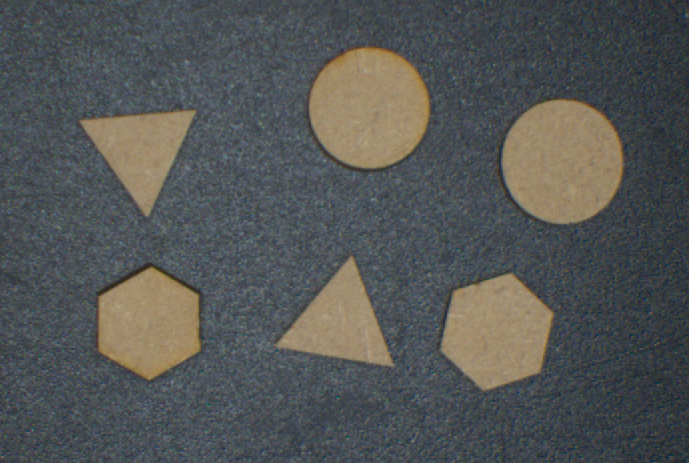
#> input picture InterfacageNumerique/TP/bloc_VI/2027/codes/_data/formes_blanc_30ms.png, 689 x 463 px, found by its file name
$ python 112b_detection_forme_blur.py
#> lines starting #> are read from the running program, lines starting #| are printed output that depends on the picture; after the words box and inside, x2 and y2 are one past the last pixel; in counts of white or black regions, pixels touching at a corner belong together
### InterfacageNumerique/TP/bloc_VI/2027/codes/_step_by_step_S6/_libs/form_detection.py
import cv2
import numpy as np

def detect_contours(image):
    """
    :param image:     Contour fourni par la fonction cv2.findContours
    :param min_area:    Surface minimale à détecter
    :param approx_factor:   Facteur d'approximation des formes
    :return:            contours, len of contours
    """
    edges = cv2.Canny(image, 50, 150)
    contours, _ = cv2.findContours(image, cv2.RETR_LIST, cv2.CHAIN_APPROX_TC89_KCOS)
    contours = sorted(contours, key=cv2.contourArea, reverse=True)
    return contours, len(contours)


# [119 lines left out: functions display_contours, sort_square, display_contours_dict, get_masks_contours, get_masks_contours_dict, detect_shape and 2 more, not called in this run]

### InterfacageNumerique/TP/bloc_VI/2027/codes/_step_by_step_S6/_libs/image_lib.py
import cv2
import numpy as np
from lensepy.utils.images import get_screen_size

DISPLAY_RATIO = 0.8

def display_image(image, disp_ratio=DISPLAY_RATIO):
    height, width = get_screen_size()
    # --- Image display ---
    max_w = int(width * disp_ratio)
    max_h = int(height * disp_ratio)
    h_src, w_src = image.shape[:2]
    scale = min(max_w / w_src, max_h / h_src)
    new_w = int(w_src * scale)
    new_h = int(h_src * scale)
    display = cv2.resize(image, (new_w, new_h))
    return display, scale


# [81 lines left out: functions generate_histogram, rotate_image, scale_image, not called in this run]

### InterfacageNumerique/TP/bloc_VI/2027/codes/_step_by_step_S6/seance1/112b_detection_forme_blur.py
import sys
sys.path.append("../_libs/")

import cv2
from image_lib import display_image, generate_histogram
from form_detection import *


# Parameters
dir_image_path = '../_data/'
DISP_RATIO = 0.6

file_path = dir_image_path+'forms_vi.png'
file_path2 = dir_image_path+'formes_blanc_30ms.png'
MIN_AREA = 0.01
APPROX_FACTOR = 0.01
N_SIZE = 11


def main():
    # ---
    img_gray = cv2.imread(file_path2, cv2.IMREAD_GRAYSCALE)
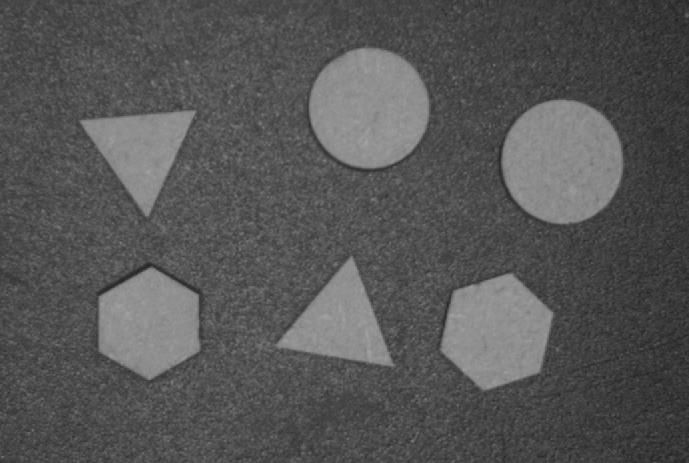
#> img_gray: shape (463, 689); min 34, max 164, mean 85.9
    # --- Optimization ?
    img_blur = cv2.GaussianBlur(img_gray, (N_SIZE, N_SIZE), 2)
    # --- Optimization ?
    _, img_thresh = cv2.threshold(
        img_blur, 0, 255, cv2.THRESH_BINARY_INV + cv2.THRESH_OTSU
    )
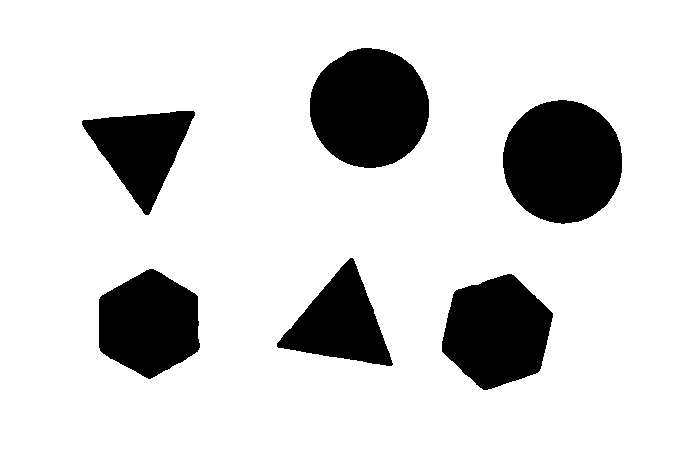
#> img_thresh: shape (463, 689); 83.5% white; 6 black regions, box (x1, y1, x2, y2) and area: (503, 100, 622, 224) 11585, (310, 48, 429, 168) 11183, (442, 274, 553, 390) 9242, (99, 269, 200, 379) 8286, (277, 258, 393, 366) 6306, (82, 111, 195, 215) 6135
    # --- Output image (color) ---
    img_out = cv2.cvtColor(img_gray, cv2.COLOR_GRAY2BGR)

    # --- Contours detection ---
    contours, nb_contours = detect_contours(img_gray)
#> in detect_contours, `edges = cv2.Canny(image, 50, 150)`:
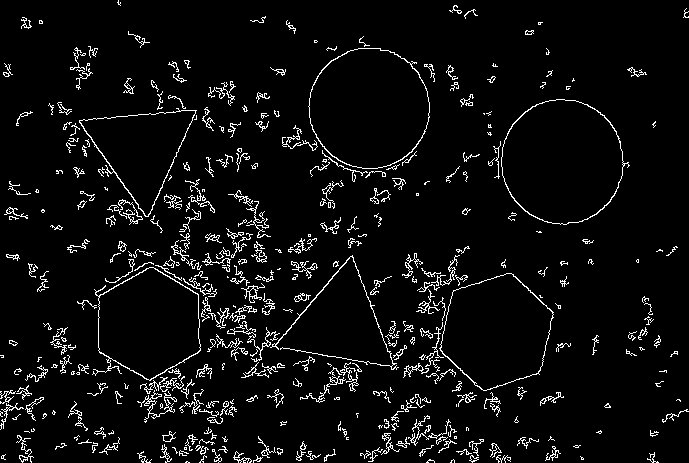
#> edges: shape (463, 689); 5.2% white in thin lines or dots
#> in detect_contours, `contours, _ = cv2.findContours(image, cv2.RETR_LIST, cv2.CHAIN_APPROX_..`: contours = [[[0, 0], [0, 462], [688, 462], [688, 0]]]
#> contours = [[[0, 0], [0, 462], [688, 462], [688, 0]]]; nb_contours = 1
    contours_op, nb_contours_op = detect_contours(img_thresh)
#> in detect_contours (call 2), `edges = cv2.Canny(image, 50, 150)`:
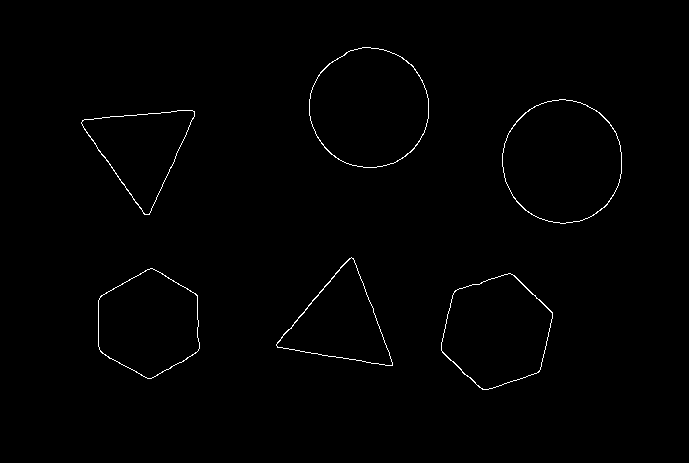
#> edges: shape (463, 689); 0.7% white in thin lines or dots, all inside (x1, y1, x2, y2) = (81, 47, 622, 390)
#> in detect_contours (call 2), `contours, _ = cv2.findContours(image, cv2.RETR_LIST, cv2.CHAIN_APPROX_..`: contours = 7 contours; box (x1, y1, x2, y2) and area: (0, 0, 689, 463) 317856, (502, 99, 623, 225) 11853, (309, 47, 430, 169) 11438, (441, 273, 554, 391) 9473, (98, 268, 201, 380) 8470, (276, 257, 394, 367) 6447, (81, 110, 196, 216) 6288
#> contours_op has the same summary as contours in detect_contours; nb_contours_op = 7
    print(f'Number of contours (Classic): {nb_contours}')
#| Number of contours (Classic): 1
    print(f'Number of contours (Optimized): {nb_contours_op}')
#| Number of contours (Optimized): 7

    # Display
    img_gray_disp, _ = display_image(img_gray, disp_ratio=DISP_RATIO)
    img_out = display_contours(img_out, contours, MIN_AREA, APPROX_FACTOR)
    img_out_disp_contour, _ = display_image(img_out, disp_ratio=DISP_RATIO)

    img_out = display_contours(img_out, contours_op, MIN_AREA, APPROX_FACTOR)
    img_out_disp_contour_op, _ = display_image(img_out, disp_ratio=DISP_RATIO)
    img_out_disp_thresh, _ = display_image(img_blur, disp_ratio=DISP_RATIO)

    cv2.imshow("Initial image / GRAY", img_gray_disp)
    cv2.imshow("Output image (Classic)", img_out_disp_contour)
    cv2.imshow("Output image (Optimized)", img_out_disp_contour_op)
    cv2.imshow("Output image (Blur)", img_out_disp_thresh)
    cv2.waitKey(0)
    cv2.destroyAllWindows()


if __name__ == "__main__":
    main()
#> (the call stopped at in display_image, `height, width = get_screen_size()`: lensepy is not available in this run)

$ run again, with InterfacageNumerique/TP/bloc_VI/2027/codes/_data/hsv_rgb_test_image.png copied over InterfacageNumerique/TP/bloc_VI/2027/codes/_data/formes_blanc_30ms.png
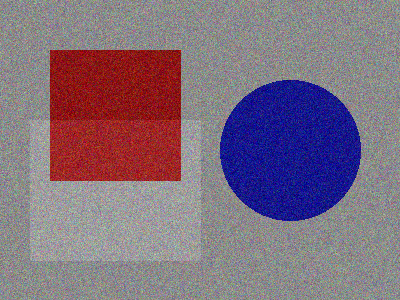
#> input picture InterfacageNumerique/TP/bloc_VI/2027/codes/_data/hsv_rgb_test_image.png, 400 x 300 px, found by its file name
#> in main, `_, img_thresh = cv2.threshold( img_blur, 0, 255, cv2.THRESH_BINARY_INV..`:
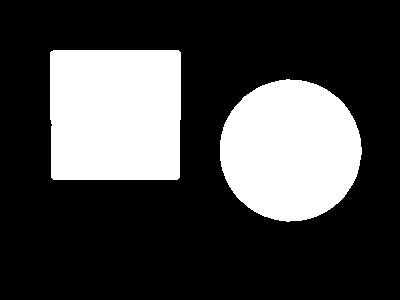
#> img_thresh: shape (300, 400); 27.2% white; 2 white regions, box (x1, y1, x2, y2) and area: (50, 50, 181, 180) 16895, (220, 79, 362, 222) 15787
#> edges: shape (300, 400); 26.5% white in thin lines or dots
#> in detect_contours, `contours, _ = cv2.findContours(image, cv2.RETR_LIST, cv2.CHAIN_APPROX_..`: contours = [[[0, 0], [0, 299], [399, 299], [399, 0]]]
#> in main, `contours, nb_contours = detect_contours(img_gray)`: nb_contours = 1
#> in detect_contours (call 2), `edges = cv2.Canny(image, 50, 150)`:
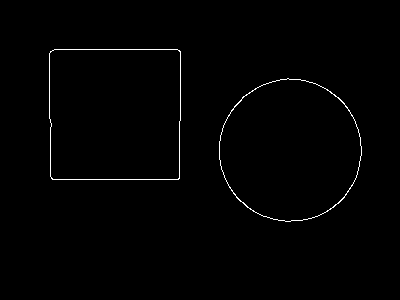
#> edges: shape (300, 400); 0.82% white in thin lines or dots, all inside (x1, y1, x2, y2) = (49, 49, 362, 222)
#> in detect_contours (call 2), `contours, _ = cv2.findContours(image, cv2.RETR_LIST, cv2.CHAIN_APPROX_..`: contours = 2 contours; box (x1, y1, x2, y2) and area: (50, 50, 181, 180) 16611, (220, 79, 362, 222) 15706
#> contours_op has the same summary as contours in detect_contours; nb_contours_op = 2
#| Number of contours (Classic): 1
#| Number of contours (Optimized): 2

$ run again, with InterfacageNumerique/TP/bloc_VI/2027/codes/_data/noise_vi_small.png copied over InterfacageNumerique/TP/bloc_VI/2027/codes/_data/formes_blanc_30ms.png
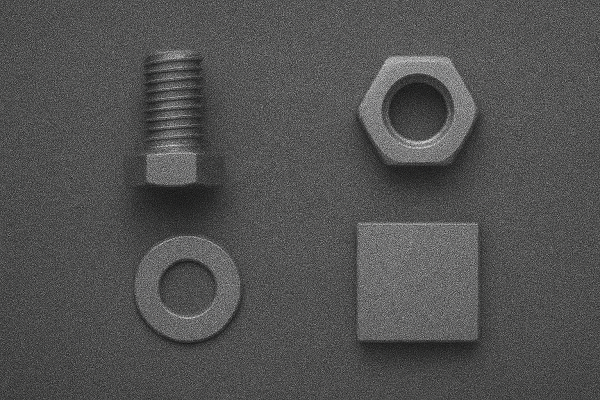
#> input picture InterfacageNumerique/TP/bloc_VI/2027/codes/_data/noise_vi_small.png, 600 x 400 px, found by its file name
#> in main, `_, img_thresh = cv2.threshold( img_blur, 0, 255, cv2.THRESH_BINARY_INV..`:
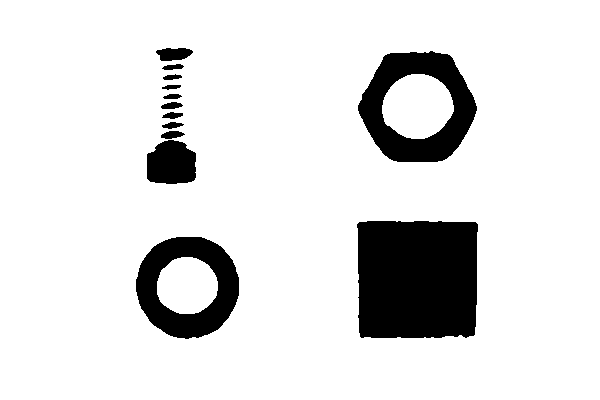
#> img_thresh: shape (400, 600); 88.1% white; 13 black regions, largest, box (x1, y1, x2, y2) and area: (357, 221, 478, 338) 13687, (358, 51, 477, 162) 6490, (136, 237, 239, 339) 5535
#> edges: shape (400, 600); 24% white in thin lines or dots
#> in detect_contours, `contours, _ = cv2.findContours(image, cv2.RETR_LIST, cv2.CHAIN_APPROX_..`: contours = 2 contours, 1 with area under 20; largest, box (x1, y1, x2, y2) and area: (0, 0, 600, 400) 239001
#> in main, `contours, nb_contours = detect_contours(img_gray)`: nb_contours = 2
#> in detect_contours (call 2), `edges = cv2.Canny(image, 50, 150)`:
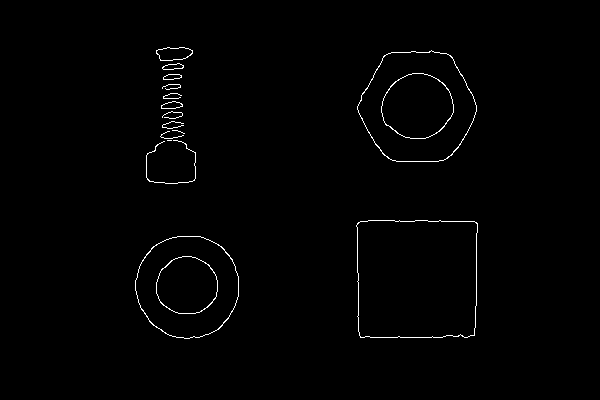
#> edges: shape (400, 600); 0.91% white in thin lines or dots, all inside (x1, y1, x2, y2) = (135, 47, 478, 339)
#> in detect_contours (call 2), `contours, _ = cv2.findContours(image, cv2.RETR_LIST, cv2.CHAIN_APPROX_..`: contours = 16 contours; largest, box (x1, y1, x2, y2) and area: (0, 0, 600, 400) 239001, (356, 220, 479, 339) 13958, (357, 50, 478, 163) 10282, (135, 236, 240, 340) 8495, (382, 74, 454, 139) 3534
#> contours_op has the same summary as contours in detect_contours; nb_contours_op = 16
#| Number of contours (Classic): 2
#| Number of contours (Optimized): 16
